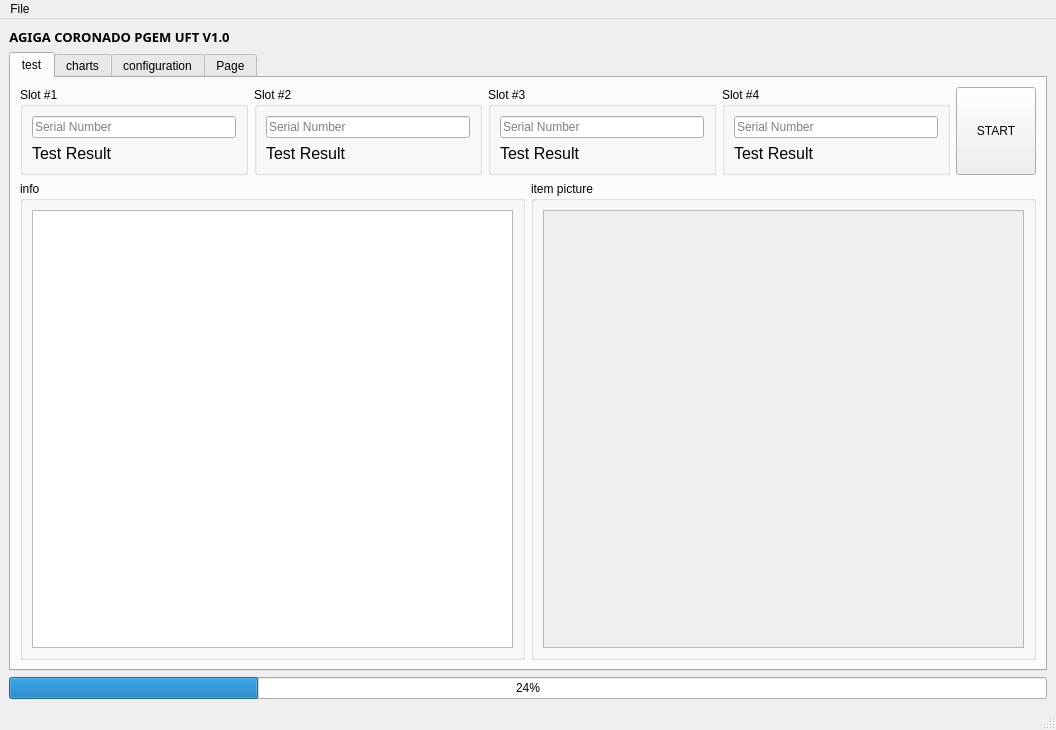
<?xml version="1.0" encoding="UTF-8"?>
<ui version="4.0">
 <class>MainWindow</class>
 <widget class="QMainWindow" name="MainWindow">
  <property name="geometry">
   <rect>
    <x>0</x>
    <y>0</y>
    <width>1056</width>
    <height>730</height>
   </rect>
  </property>
  <property name="windowTitle">
   <string>MainWindow</string>
  </property>
  <widget class="QWidget" name="centralwidget">
   <layout class="QGridLayout" name="gridLayout">
    <item row="5" column="0">
     <layout class="QVBoxLayout" name="verticalLayout_2">
      <item>
       <widget class="QProgressBar" name="progressBar">
        <property name="enabled">
         <bool>true</bool>
        </property>
        <property name="value">
         <number>24</number>
        </property>
        <property name="textVisible">
         <bool>true</bool>
        </property>
       </widget>
      </item>
     </layout>
    </item>
    <item row="0" column="0" alignment="Qt::AlignLeft">
     <widget class="QLabel" name="label">
      <property name="font">
       <font>
        <family>Arial Unicode MS</family>
        <pointsize>10</pointsize>
        <weight>75</weight>
        <bold>true</bold>
        <underline>false</underline>
       </font>
      </property>
      <property name="autoFillBackground">
       <bool>false</bool>
      </property>
      <property name="text">
       <string>AGIGA CORONADO PGEM UFT V1.0</string>
      </property>
      <property name="textFormat">
       <enum>Qt::AutoText</enum>
      </property>
      <property name="alignment">
       <set>Qt::AlignCenter</set>
      </property>
     </widget>
    </item>
    <item row="1" column="0">
     <widget class="QTabWidget" name="tabWidget">
      <property name="currentIndex">
       <number>0</number>
      </property>
      <widget class="QWidget" name="info">
       <attribute name="title">
        <string>test</string>
       </attribute>
       <layout class="QGridLayout" name="gridLayout_2">
        <item row="0" column="0">
         <layout class="QVBoxLayout" name="verticalLayout_10">
          <item>
           <layout class="QHBoxLayout" name="horizontalLayout">
            <item alignment="Qt::AlignTop">
             <widget class="QGroupBox" name="groupBox">
              <property name="sizePolicy">
               <sizepolicy hsizetype="Preferred" vsizetype="Fixed">
                <horstretch>0</horstretch>
                <verstretch>0</verstretch>
               </sizepolicy>
              </property>
              <property name="title">
               <string>Slot #1</string>
              </property>
              <layout class="QVBoxLayout" name="verticalLayout">
               <item>
                <widget class="QLineEdit" name="lineEdit">
                 <property name="text">
                  <string/>
                 </property>
                 <property name="placeholderText">
                  <string>Serial Number</string>
                 </property>
                </widget>
               </item>
               <item>
                <widget class="QLabel" name="label_2">
                 <property name="font">
                  <font>
                   <pointsize>12</pointsize>
                  </font>
                 </property>
                 <property name="text">
                  <string>Test Result</string>
                 </property>
                </widget>
               </item>
              </layout>
             </widget>
            </item>
            <item alignment="Qt::AlignTop">
             <widget class="QGroupBox" name="groupBox_4">
              <property name="sizePolicy">
               <sizepolicy hsizetype="Preferred" vsizetype="Fixed">
                <horstretch>0</horstretch>
                <verstretch>0</verstretch>
               </sizepolicy>
              </property>
              <property name="title">
               <string>Slot #2</string>
              </property>
              <layout class="QVBoxLayout" name="verticalLayout_9">
               <item>
                <widget class="QLineEdit" name="lineEdit_7">
                 <property name="placeholderText">
                  <string>Serial Number</string>
                 </property>
                </widget>
               </item>
               <item>
                <widget class="QLabel" name="label_3">
                 <property name="font">
                  <font>
                   <pointsize>12</pointsize>
                  </font>
                 </property>
                 <property name="text">
                  <string>Test Result</string>
                 </property>
                </widget>
               </item>
              </layout>
             </widget>
            </item>
            <item alignment="Qt::AlignTop">
             <widget class="QGroupBox" name="groupBox_3">
              <property name="sizePolicy">
               <sizepolicy hsizetype="Preferred" vsizetype="Fixed">
                <horstretch>0</horstretch>
                <verstretch>0</verstretch>
               </sizepolicy>
              </property>
              <property name="title">
               <string>Slot #3</string>
              </property>
              <layout class="QVBoxLayout" name="verticalLayout_8">
               <item>
                <widget class="QLineEdit" name="lineEdit_6">
                 <property name="placeholderText">
                  <string>Serial Number</string>
                 </property>
                </widget>
               </item>
               <item>
                <widget class="QLabel" name="label_4">
                 <property name="font">
                  <font>
                   <pointsize>12</pointsize>
                  </font>
                 </property>
                 <property name="text">
                  <string>Test Result</string>
                 </property>
                </widget>
               </item>
              </layout>
             </widget>
            </item>
            <item alignment="Qt::AlignTop">
             <widget class="QGroupBox" name="groupBox_2">
              <property name="sizePolicy">
               <sizepolicy hsizetype="Preferred" vsizetype="Fixed">
                <horstretch>0</horstretch>
                <verstretch>0</verstretch>
               </sizepolicy>
              </property>
              <property name="title">
               <string>Slot #4</string>
              </property>
              <layout class="QVBoxLayout" name="verticalLayout_7">
               <item>
                <widget class="QLineEdit" name="lineEdit_5">
                 <property name="placeholderText">
                  <string>Serial Number</string>
                 </property>
                </widget>
               </item>
               <item>
                <widget class="QLabel" name="label_5">
                 <property name="font">
                  <font>
                   <pointsize>12</pointsize>
                  </font>
                 </property>
                 <property name="text">
                  <string>Test Result</string>
                 </property>
                </widget>
               </item>
              </layout>
             </widget>
            </item>
            <item>
             <widget class="QPushButton" name="start_pushButton">
              <property name="sizePolicy">
               <sizepolicy hsizetype="Fixed" vsizetype="Minimum">
                <horstretch>0</horstretch>
                <verstretch>0</verstretch>
               </sizepolicy>
              </property>
              <property name="text">
               <string>START</string>
              </property>
             </widget>
            </item>
           </layout>
          </item>
          <item>
           <layout class="QGridLayout" name="gridLayout_6">
            <item row="0" column="1">
             <widget class="QGroupBox" name="groupBox_5">
              <property name="sizePolicy">
               <sizepolicy hsizetype="MinimumExpanding" vsizetype="MinimumExpanding">
                <horstretch>0</horstretch>
                <verstretch>0</verstretch>
               </sizepolicy>
              </property>
              <property name="title">
               <string>item picture</string>
              </property>
              <layout class="QGridLayout" name="gridLayout_7">
               <item row="0" column="0">
                <widget class="QFrame" name="frame">
                 <property name="autoFillBackground">
                  <bool>true</bool>
                 </property>
                 <property name="frameShape">
                  <enum>QFrame::StyledPanel</enum>
                 </property>
                 <property name="frameShadow">
                  <enum>QFrame::Raised</enum>
                 </property>
                </widget>
               </item>
              </layout>
             </widget>
            </item>
            <item row="0" column="0">
             <widget class="QGroupBox" name="groupBox_6">
              <property name="sizePolicy">
               <sizepolicy hsizetype="MinimumExpanding" vsizetype="Expanding">
                <horstretch>0</horstretch>
                <verstretch>0</verstretch>
               </sizepolicy>
              </property>
              <property name="title">
               <string>info</string>
              </property>
              <layout class="QGridLayout" name="gridLayout_8">
               <item row="0" column="0">
                <widget class="QTextBrowser" name="info_textBrowser">
                 <property name="sizePolicy">
                  <sizepolicy hsizetype="Expanding" vsizetype="Expanding">
                   <horstretch>0</horstretch>
                   <verstretch>0</verstretch>
                  </sizepolicy>
                 </property>
                 <property name="autoFillBackground">
                  <bool>true</bool>
                 </property>
                 <property name="verticalScrollBarPolicy">
                  <enum>Qt::ScrollBarAsNeeded</enum>
                 </property>
                </widget>
               </item>
              </layout>
             </widget>
            </item>
           </layout>
          </item>
         </layout>
        </item>
       </layout>
       <zorder></zorder>
      </widget>
      <widget class="QWidget" name="charts">
       <attribute name="title">
        <string>charts</string>
       </attribute>
       <layout class="QGridLayout" name="gridLayout_3">
        <item row="0" column="1">
         <widget class="MatplotlibWidget" name="mplwidget_2"/>
        </item>
        <item row="0" column="0">
         <widget class="MatplotlibWidget" name="mplwidget"/>
        </item>
        <item row="1" column="0">
         <widget class="MatplotlibWidget" name="mplwidget_3"/>
        </item>
        <item row="1" column="1">
         <widget class="MatplotlibWidget" name="mplwidget_4"/>
        </item>
       </layout>
      </widget>
      <widget class="QWidget" name="configrration">
       <attribute name="title">
        <string>configuration</string>
       </attribute>
       <layout class="QGridLayout" name="gridLayout_4">
        <item row="0" column="0">
         <layout class="QVBoxLayout" name="verticalLayout_4">
          <item>
           <layout class="QHBoxLayout" name="horizontalLayout_2">
            <item>
             <widget class="QComboBox" name="comboBox"/>
            </item>
            <item>
             <spacer name="horizontalSpacer">
              <property name="orientation">
               <enum>Qt::Horizontal</enum>
              </property>
              <property name="sizeHint" stdset="0">
               <size>
                <width>40</width>
                <height>20</height>
               </size>
              </property>
             </spacer>
            </item>
           </layout>
          </item>
          <item>
           <widget class="QTableWidget" name="tableWidget"/>
          </item>
         </layout>
        </item>
       </layout>
      </widget>
      <widget class="QWidget" name="tab">
       <attribute name="title">
        <string>Page</string>
       </attribute>
       <layout class="QGridLayout" name="gridLayout_5">
        <item row="0" column="0">
         <widget class="QTableView" name="tableView"/>
        </item>
       </layout>
      </widget>
     </widget>
    </item>
   </layout>
  </widget>
  <widget class="QMenuBar" name="menubar">
   <property name="geometry">
    <rect>
     <x>0</x>
     <y>0</y>
     <width>1056</width>
     <height>21</height>
    </rect>
   </property>
   <widget class="QMenu" name="menuFile">
    <property name="title">
     <string>File</string>
    </property>
    <addaction name="actionOpen"/>
    <addaction name="actionClose"/>
   </widget>
   <addaction name="menuFile"/>
  </widget>
  <widget class="QStatusBar" name="statusbar"/>
  <action name="actionOpen">
   <property name="text">
    <string>Open</string>
   </property>
  </action>
  <action name="actionClose">
   <property name="text">
    <string>Close</string>
   </property>
  </action>
 </widget>
 <customwidgets>
  <customwidget>
   <class>MatplotlibWidget</class>
   <extends>QWidget</extends>
   <header>matplotlibwidget</header>
  </customwidget>
 </customwidgets>
 <resources/>
 <connections>
  <connection>
   <sender>actionClose</sender>
   <signal>triggered()</signal>
   <receiver>MainWindow</receiver>
   <slot>close()</slot>
   <hints>
    <hint type="sourcelabel">
     <x>-1</x>
     <y>-1</y>
    </hint>
    <hint type="destinationlabel">
     <x>527</x>
     <y>364</y>
    </hint>
   </hints>
  </connection>
 </connections>
</ui>
